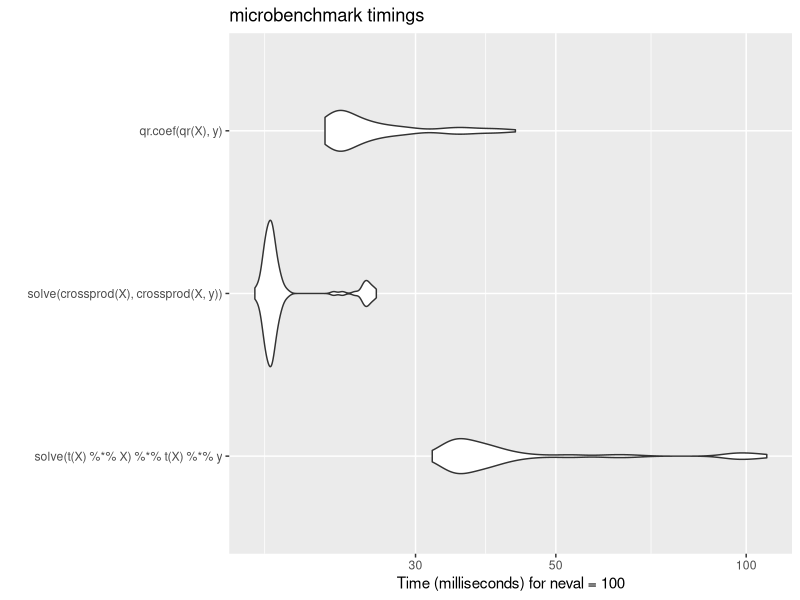
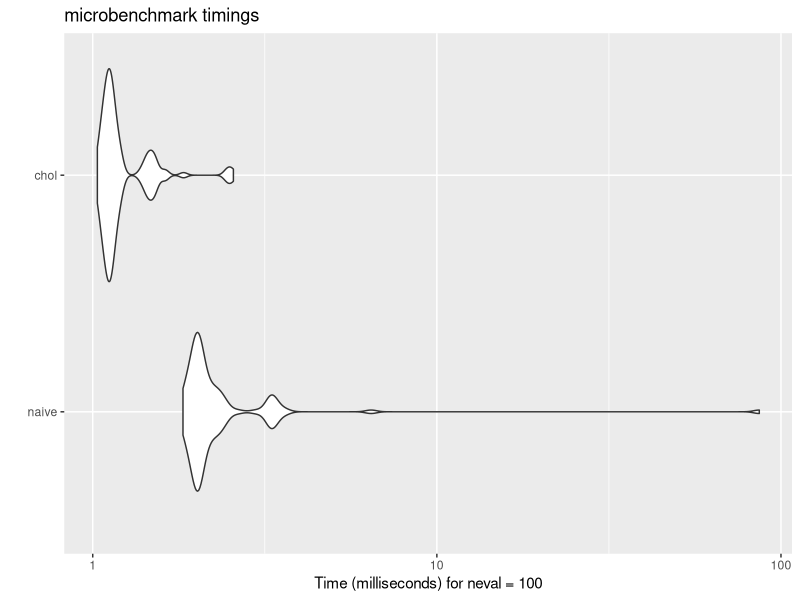
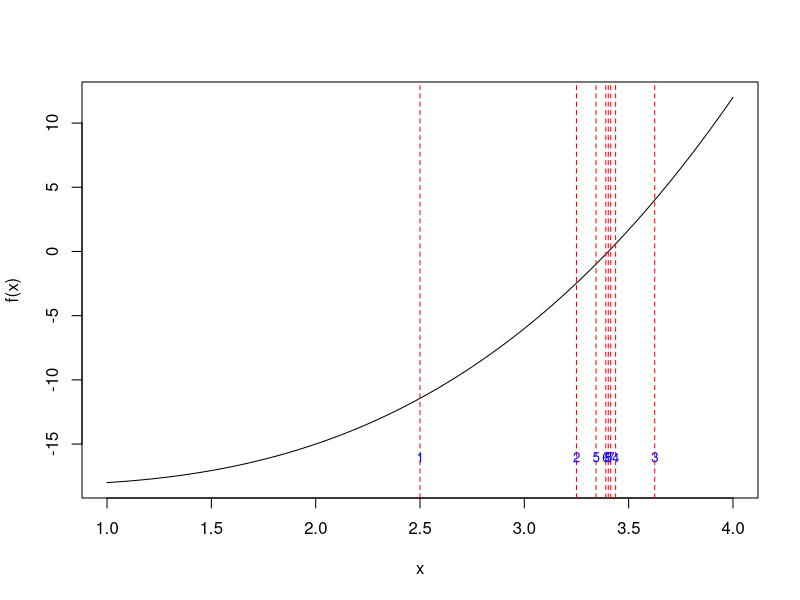
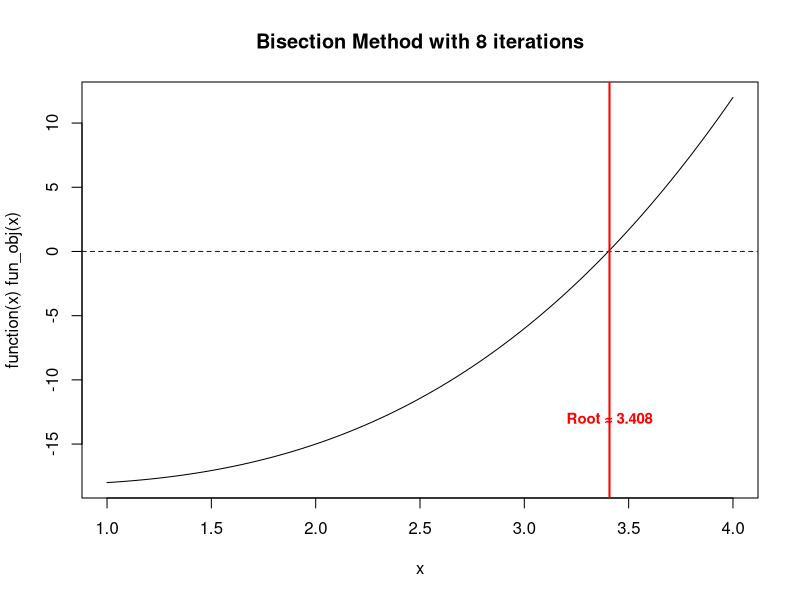

Write R code to recreate these figures, in order.
## ---- chunk 1
A <- matrix(
  c(1, 2, 3,
    4, 5, 6,
    7, 8, 9),
  nrow = 3, ncol = 3, byrow = TRUE)
B <- A
B[3, 3] <- B[3, 3] + 1E-5

qr(A)$rank
qr(B)$rank
## ---- chunk 2
set.seed(7777)
N <- 3000
K <- 100
y <- rnorm(N)
X <- matrix(rnorm(N * K), N, K)
W <- cbind(X, X[, 1] + rnorm(N, sd = 1E-15))
## ---- chunk 3
Qw <- qr(W)
str(Qw)
## ---- chunk 4
betahat <- qr.coef(Qw, y)
head(betahat, 3)
tail(betahat, 3)
## ---- chunk 5
library(ggplot2)
library(microbenchmark)
m <- microbenchmark(solve(t(X) %*% X) %*% t(X) %*% y,
                    solve(crossprod(X), crossprod(X, y)),
                    qr.coef(qr(X), y))
autoplot(m)
## ---- chunk 6
set.seed(2025-09-03)

# Generate data
z <- matrix(rnorm(200 * 100), 200, 100)
S <- cov(z)

# Naive quadratic form
quad.naive <- function(z, S) {
  Sinv <- solve(S)
  rowSums((z %*% Sinv) * z)
}

library(dplyr)
quad.naive(z, S) %>% summary()
## ---- chunk 7
quad.chol <- function(z, S) {
  R <- chol(S)
  v <- backsolve(R, t(z), transpose = TRUE)
  colSums(v * v)
}

quad.chol(z, S) %>% summary()
## ---- chunk 8
library(microbenchmark)
library(ggplot2)
m2 <- microbenchmark(
  naive = quad.naive(z, S),
  chol  = quad.chol(z, S)
)
autoplot(m2)
## ---- chunk 9
a <- 1
b <- 4
curve(0.5*x^3 - 0.5*x - 18, from = a, to = b, xlab = "x", ylab = "f(x)")
fun_obj <- function(x) 0.5*x^3 - 0.5*x - 18

my_bisec <- function(fun_obj, a, b, tol = 1E-2, ind_draw = FALSE) {
  if (fun_obj(a) * fun_obj(b) > 0) {
    stop("f(a) and f(b) must have opposite signs!")
  }
  iter <- 0
  while ((b - a) / 2 > tol) {
    c <- (a + b) / 2
    
    if (ind_draw == TRUE) {
    # Draw vertical line
    abline(v = c, col = "red", lty = 2)
    # Label the iteration above the x-axis
    text(c, par("usr")[3] + 2, labels = iter + 1, col = "blue", pos = 3, cex = 0.8)
    }

    
    if (fun_obj(c) == 0) {
      return(c)
    } else if (fun_obj(a) * fun_obj(c) < 0) {
      b <- c
    } else {
      a <- c
    }
    iter <- iter + 1
  }
  val_x <- (a + b) / 2
  val_fx <- fun_obj(val_x)
  return(list(root = val_x, f_root = val_fx, iter = iter))
}

# Run it
res_plot <- my_bisec(fun_obj, a, b, ind_draw = TRUE)
res_plot


res <- my_bisec(fun_obj, a, b)
plot(function(x) fun_obj(x), from = a, to = b)
abline(h = 0, col = "blue", lty = 2)
title(main = paste0("Bisection Method with ", res$iter, " iterations"))
abline(v = res$root, col = "red", lwd = 2)
text(res$root, par("usr")[3] + 5, 
     labels = paste0("Root ≈ ", round(res$root, 3)), 
     col = "red", pos = 3, cex = 0.9, font = 2)
